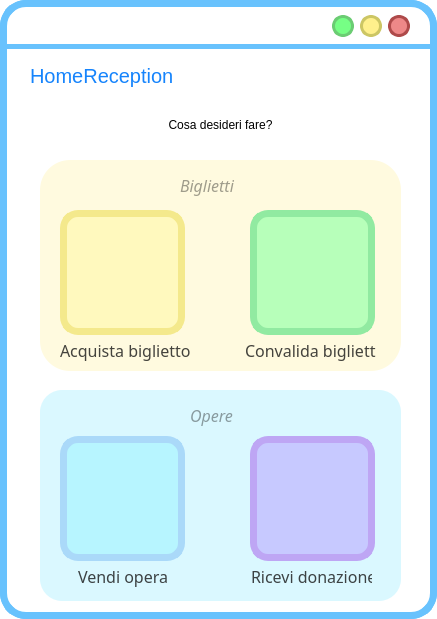
<?xml version="1.0" encoding="UTF-8"?>
<ui version="4.0">
 <class>MainWindow</class>
 <widget class="QMainWindow" name="MainWindow">
  <property name="geometry">
   <rect>
    <x>0</x>
    <y>0</y>
    <width>437</width>
    <height>619</height>
   </rect>
  </property>
  <property name="windowTitle">
   <string>MainWindow</string>
  </property>
  <property name="styleSheet">
   <string notr="true">QWidget{
background:rgb(255, 255, 255);
border-radius:26px;
border-color:rgb(104, 194, 253);
border-style: solid;
border-width:7;
}
QLabel{
border-width:0;
font: 20pt &quot;Lato Light&quot;;
}
QLineEdit{
border-width:0;
font: 14pt &quot;Lato Light&quot;;
}
QAbstractItemView {
    border: 3px solid  rgb(104, 194, 253);  
border-radius:8px;
  selection-background-color:  rgb(104, 194, 253);
margin:-2px;
text-align:center;
border-width:5;
}</string>
  </property>
  <widget class="QWidget" name="centralwidget">
   <widget class="QLabel" name="label">
    <property name="geometry">
     <rect>
      <x>0</x>
      <y>44</y>
      <width>641</width>
      <height>5</height>
     </rect>
    </property>
    <property name="styleSheet">
     <string notr="true">background-color:rgb(104, 194, 253);</string>
    </property>
    <property name="text">
     <string/>
    </property>
   </widget>
   <widget class="QPushButton" name="reduceButton">
    <property name="geometry">
     <rect>
      <x>332</x>
      <y>15</y>
      <width>22</width>
      <height>22</height>
     </rect>
    </property>
    <property name="sizePolicy">
     <sizepolicy hsizetype="Fixed" vsizetype="Fixed">
      <horstretch>0</horstretch>
      <verstretch>0</verstretch>
     </sizepolicy>
    </property>
    <property name="minimumSize">
     <size>
      <width>22</width>
      <height>22</height>
     </size>
    </property>
    <property name="maximumSize">
     <size>
      <width>24</width>
      <height>24</height>
     </size>
    </property>
    <property name="cursor">
     <cursorShape>PointingHandCursor</cursorShape>
    </property>
    <property name="styleSheet">
     <string notr="true">QPushButton{
 background-color:#76ff85;
 border-style: solid;
 border-radius:11px;
font: 18pt &quot;Candara&quot;;
border-color:#6bcc73;
border-width:3;
}

QPushButton::pressed{
	background-color : white;
	border-color:#6bcc73;
	border-width:3;
}
</string>
    </property>
    <property name="text">
     <string/>
    </property>
   </widget>
   <widget class="QPushButton" name="exitButton">
    <property name="geometry">
     <rect>
      <x>388</x>
      <y>15</y>
      <width>22</width>
      <height>22</height>
     </rect>
    </property>
    <property name="sizePolicy">
     <sizepolicy hsizetype="Fixed" vsizetype="Fixed">
      <horstretch>0</horstretch>
      <verstretch>0</verstretch>
     </sizepolicy>
    </property>
    <property name="minimumSize">
     <size>
      <width>22</width>
      <height>22</height>
     </size>
    </property>
    <property name="maximumSize">
     <size>
      <width>24</width>
      <height>24</height>
     </size>
    </property>
    <property name="cursor">
     <cursorShape>PointingHandCursor</cursorShape>
    </property>
    <property name="styleSheet">
     <string notr="true">QPushButton{
 background-color:#ee8888;
 border-style: solid;
 border-radius:11px;
font: 18pt &quot;Candara&quot;;
border-color:#ae4a4a;
border-width:3;
}

QPushButton::pressed{
	background-color : white;
	border-color:#ae4a4a;
	border-width:3;
}
</string>
    </property>
    <property name="text">
     <string/>
    </property>
   </widget>
   <widget class="QPushButton" name="maximizeButton">
    <property name="geometry">
     <rect>
      <x>360</x>
      <y>15</y>
      <width>22</width>
      <height>22</height>
     </rect>
    </property>
    <property name="sizePolicy">
     <sizepolicy hsizetype="Fixed" vsizetype="Fixed">
      <horstretch>0</horstretch>
      <verstretch>0</verstretch>
     </sizepolicy>
    </property>
    <property name="minimumSize">
     <size>
      <width>20</width>
      <height>20</height>
     </size>
    </property>
    <property name="maximumSize">
     <size>
      <width>24</width>
      <height>24</height>
     </size>
    </property>
    <property name="cursor">
     <cursorShape>PointingHandCursor</cursorShape>
    </property>
    <property name="styleSheet">
     <string notr="true">QPushButton{
 background-color:#fff08c	;
 border-style: solid;
 border-radius:11px;
font: 18pt &quot;Candara&quot;;
border-color:#ccc664;
border-width:3;
}

QPushButton::pressed{
	background-color : white;
	border-color:#ccc664;
	border-width:3;
}
</string>
    </property>
    <property name="text">
     <string/>
    </property>
   </widget>
   <widget class="QLabel" name="label_4">
    <property name="geometry">
     <rect>
      <x>10</x>
      <y>100</y>
      <width>421</width>
      <height>51</height>
     </rect>
    </property>
    <property name="styleSheet">
     <string notr="true">QLabel{
font: 25 18pt &quot;Dubai Light&quot;;
background-color: rgba(255, 255, 255,0);
}</string>
    </property>
    <property name="text">
     <string>&lt;html&gt;&lt;head/&gt;&lt;body&gt;&lt;p align=&quot;center&quot;&gt;Cosa desideri fare?&lt;/p&gt;&lt;/body&gt;&lt;/html&gt;</string>
    </property>
   </widget>
   <widget class="QLabel" name="label_2">
    <property name="geometry">
     <rect>
      <x>40</x>
      <y>160</y>
      <width>361</width>
      <height>211</height>
     </rect>
    </property>
    <property name="styleSheet">
     <string notr="true">QLabel{
background-color: rgb(255, 250, 223);
left: 202px;
top: 233px;
width: 378px;
height: 214px;
line-height: 20px;
border-radius: 22px;
text-align: center;
border-width:0;
border-radius: 30px
}


</string>
    </property>
    <property name="text">
     <string/>
    </property>
   </widget>
   <widget class="QLabel" name="acquistaBigliettoButton">
    <property name="geometry">
     <rect>
      <x>60</x>
      <y>210</y>
      <width>125</width>
      <height>125</height>
     </rect>
    </property>
    <property name="cursor">
     <cursorShape>PointingHandCursor</cursorShape>
    </property>
    <property name="mouseTracking">
     <bool>true</bool>
    </property>
    <property name="styleSheet">
     <string notr="true">QLabel{
background-color:rgb(255, 249, 190);
border-radius:18;
border-color:rgb(244, 233, 140);
border-width:7;
border-style: solid;
}

QLabel:hover{
background-color: rgb(244, 233, 140);
}
</string>
    </property>
    <property name="text">
     <string/>
    </property>
    <property name="pixmap">
     <pixmap>res/confirmation_number_FILL1_wght600_GRAD200_opsz48_risultato.png</pixmap>
    </property>
    <property name="scaledContents">
     <bool>true</bool>
    </property>
    <property name="margin">
     <number>17</number>
    </property>
   </widget>
   <widget class="QLabel" name="label_3">
    <property name="geometry">
     <rect>
      <x>40</x>
      <y>390</y>
      <width>361</width>
      <height>211</height>
     </rect>
    </property>
    <property name="styleSheet">
     <string notr="true">QLabel{
left: 202px;
top: 465px;
width: 378px;
height: 219px;
line-height: 20px;
border-radius: 22px;
background-color: rgba(218, 248, 255);
text-align: center;
}


</string>
    </property>
    <property name="text">
     <string/>
    </property>
   </widget>
   <widget class="QLabel" name="label_14">
    <property name="geometry">
     <rect>
      <x>251</x>
      <y>566</y>
      <width>121</width>
      <height>21</height>
     </rect>
    </property>
    <property name="font">
     <font>
      <family>Lato-light</family>
      <pointsize>-1</pointsize>
      <weight>50</weight>
      <italic>false</italic>
      <bold>false</bold>
     </font>
    </property>
    <property name="styleSheet">
     <string notr="true">QLabel{
background-color: rgb(218, 248, 255);
left: 244px;
top: 414px;
width: 119px;
height: 19px;
color: rgba(16, 16, 16,200);
font-size: 16px;
text-align: center;
font-family: Lato-light;
}</string>
    </property>
    <property name="text">
     <string>Ricevi donazione</string>
    </property>
   </widget>
   <widget class="QLabel" name="label_13">
    <property name="geometry">
     <rect>
      <x>78</x>
      <y>566</y>
      <width>91</width>
      <height>21</height>
     </rect>
    </property>
    <property name="font">
     <font>
      <family>Lato-light</family>
      <pointsize>-1</pointsize>
      <weight>50</weight>
      <italic>false</italic>
      <bold>false</bold>
     </font>
    </property>
    <property name="styleSheet">
     <string notr="true">QLabel{
background-color: rgb(218, 248, 255);
left: 244px;
top: 414px;
width: 119px;
height: 19px;
color: rgba(16, 16, 16,200);
font-size: 16px;
text-align: center;
font-family: Lato-light;
}</string>
    </property>
    <property name="text">
     <string>Vendi opera</string>
    </property>
   </widget>
   <widget class="QLabel" name="label_10">
    <property name="geometry">
     <rect>
      <x>190</x>
      <y>400</y>
      <width>61</width>
      <height>31</height>
     </rect>
    </property>
    <property name="font">
     <font>
      <family>Lato-regular</family>
      <pointsize>-1</pointsize>
      <weight>50</weight>
      <italic>false</italic>
      <bold>false</bold>
     </font>
    </property>
    <property name="styleSheet">
     <string notr="true">QLabel{
background-color: rgba(218, 248, 255);
left: 361px;
top: 479px;
width: 51px;
height: 24px;
color: rgba(0, 0, 0, 0.38);
font-size: 20px;
text-align: center;
font-family: Lato-regular;
}</string>
    </property>
    <property name="text">
     <string>&lt;html&gt;&lt;head/&gt;&lt;body&gt;&lt;p&gt;&lt;span style=&quot; font-size:12pt; font-style:italic;&quot;&gt;Opere&lt;/span&gt;&lt;/p&gt;&lt;/body&gt;&lt;/html&gt;</string>
    </property>
   </widget>
   <widget class="QLabel" name="vendiOperaButton">
    <property name="geometry">
     <rect>
      <x>60</x>
      <y>436</y>
      <width>125</width>
      <height>125</height>
     </rect>
    </property>
    <property name="cursor">
     <cursorShape>PointingHandCursor</cursorShape>
    </property>
    <property name="mouseTracking">
     <bool>true</bool>
    </property>
    <property name="styleSheet">
     <string notr="true">QLabel{
background-color:rgb(183, 245, 255);
border-radius:18;
border-color:rgb(170, 217, 249);
border-width:7;
border-style: solid;
}

QLabel:hover{
background-color: rgb(170, 217, 249);
}
</string>
    </property>
    <property name="text">
     <string/>
    </property>
    <property name="pixmap">
     <pixmap>res/palette_FILL1_wght600_GRAD200_opsz48_risultato.png</pixmap>
    </property>
    <property name="scaledContents">
     <bool>true</bool>
    </property>
    <property name="margin">
     <number>17</number>
    </property>
   </widget>
   <widget class="QLabel" name="label_12">
    <property name="geometry">
     <rect>
      <x>245</x>
      <y>340</y>
      <width>131</width>
      <height>21</height>
     </rect>
    </property>
    <property name="font">
     <font>
      <family>Lato-light</family>
      <pointsize>-1</pointsize>
      <weight>50</weight>
      <italic>false</italic>
      <bold>false</bold>
     </font>
    </property>
    <property name="styleSheet">
     <string notr="true">QLabel{
background-color: rgb(255, 250, 223);
left: 244px;
top: 414px;
width: 119px;
height: 19px;
color: rgba(16, 16, 16,200);
font-size: 16px;
text-align: center;
font-family: Lato-light;
}</string>
    </property>
    <property name="text">
     <string>Convalida biglietto</string>
    </property>
   </widget>
   <widget class="QLabel" name="convalidaBigliettoButton">
    <property name="geometry">
     <rect>
      <x>250</x>
      <y>210</y>
      <width>125</width>
      <height>125</height>
     </rect>
    </property>
    <property name="cursor">
     <cursorShape>PointingHandCursor</cursorShape>
    </property>
    <property name="mouseTracking">
     <bool>true</bool>
    </property>
    <property name="styleSheet">
     <string notr="true">QLabel{
background-color:rgb(183, 255, 186);
border-radius:18;
border-color:rgb(145, 234, 161);
border-width:7;
border-style: solid;
}

QLabel:hover{
background-color: rgb(145, 234, 161);
}
</string>
    </property>
    <property name="text">
     <string/>
    </property>
    <property name="pixmap">
     <pixmap>res/verified_FILL1_wght600_GRAD200_opsz48_risultato.png</pixmap>
    </property>
    <property name="scaledContents">
     <bool>true</bool>
    </property>
    <property name="margin">
     <number>17</number>
    </property>
   </widget>
   <widget class="QLabel" name="riceviDonazioneButton">
    <property name="geometry">
     <rect>
      <x>250</x>
      <y>436</y>
      <width>125</width>
      <height>125</height>
     </rect>
    </property>
    <property name="cursor">
     <cursorShape>PointingHandCursor</cursorShape>
    </property>
    <property name="mouseTracking">
     <bool>true</bool>
    </property>
    <property name="styleSheet">
     <string notr="true">QLabel{
background-color: rgb(199, 201, 255);
border-radius:18;
border-color: rgb(190, 166, 244);
border-width:7;
border-style: solid;
}

QLabel:hover{
background-color: rgb(190, 166, 244);
}
</string>
    </property>
    <property name="text">
     <string/>
    </property>
    <property name="pixmap">
     <pixmap>res/brush_FILL1_wght600_GRAD200_opsz48_risultato.png</pixmap>
    </property>
    <property name="scaledContents">
     <bool>true</bool>
    </property>
    <property name="margin">
     <number>17</number>
    </property>
   </widget>
   <widget class="QLabel" name="label_11">
    <property name="geometry">
     <rect>
      <x>180</x>
      <y>170</y>
      <width>71</width>
      <height>31</height>
     </rect>
    </property>
    <property name="font">
     <font>
      <family>Lato-regular</family>
      <pointsize>-1</pointsize>
      <weight>50</weight>
      <italic>false</italic>
      <bold>false</bold>
     </font>
    </property>
    <property name="styleSheet">
     <string notr="true">QLabel{
background-color: rgb(255, 250, 223);
left: 361px;
top: 479px;
width: 51px;
height: 24px;
color: rgba(0, 0, 0, 0.38);
font-size: 20px;
text-align: center;
font-family: Lato-regular;
}</string>
    </property>
    <property name="text">
     <string>&lt;html&gt;&lt;head/&gt;&lt;body&gt;&lt;p&gt;&lt;span style=&quot; font-size:12pt; font-style:italic;&quot;&gt;Biglietti&lt;/span&gt;&lt;/p&gt;&lt;/body&gt;&lt;/html&gt;</string>
    </property>
   </widget>
   <widget class="QLabel" name="titoloLabel">
    <property name="geometry">
     <rect>
      <x>30</x>
      <y>60</y>
      <width>171</width>
      <height>31</height>
     </rect>
    </property>
    <property name="styleSheet">
     <string notr="true">font-size: 20px;
text-align: left;
background-color: rgba(255, 255, 255,0);
color: #1684FC;
font: 14pt &quot;Lato&quot;;</string>
    </property>
    <property name="text">
     <string>HomeReception</string>
    </property>
   </widget>
   <widget class="QLabel" name="accountButton">
    <property name="geometry">
     <rect>
      <x>360</x>
      <y>60</y>
      <width>38</width>
      <height>38</height>
     </rect>
    </property>
    <property name="font">
     <font>
      <family>Lato Light</family>
      <pointsize>20</pointsize>
      <weight>50</weight>
      <italic>false</italic>
      <bold>false</bold>
     </font>
    </property>
    <property name="styleSheet">
     <string notr="true">QLabel{
left: 679px;
top: 140px;
width: 38px;
height: 38px;
border-radius: 33px;
background-color: rgba(173, 237, 255, 0);
}</string>
    </property>
    <property name="text">
     <string/>
    </property>
    <property name="pixmap">
     <pixmap>res/account_circle_FILL1_wght600_GRAD200_opsz48_risultato.png</pixmap>
    </property>
    <property name="scaledContents">
     <bool>true</bool>
    </property>
    <property name="margin">
     <number>0</number>
    </property>
   </widget>
   <widget class="QLabel" name="label_15">
    <property name="geometry">
     <rect>
      <x>60</x>
      <y>340</y>
      <width>131</width>
      <height>21</height>
     </rect>
    </property>
    <property name="font">
     <font>
      <family>Lato-light</family>
      <pointsize>-1</pointsize>
      <weight>50</weight>
      <italic>false</italic>
      <bold>false</bold>
     </font>
    </property>
    <property name="styleSheet">
     <string notr="true">QLabel{
background-color: rgb(255, 250, 223);
left: 244px;
top: 414px;
width: 119px;
height: 19px;
color: rgba(16, 16, 16,200);
font-size: 16px;
text-align: center;
font-family: Lato-light;
}</string>
    </property>
    <property name="text">
     <string>Acquista biglietto</string>
    </property>
   </widget>
  </widget>
 </widget>
 <resources>
  <include location="res/res.qrc"/>
 </resources>
 <connections/>
</ui>
